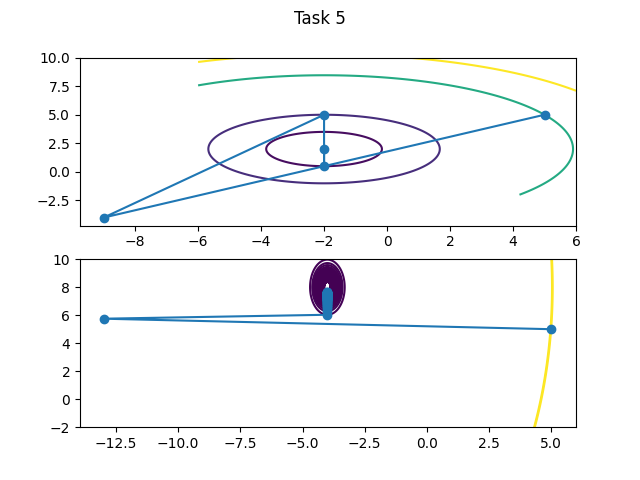

Recreate this plot in Python.
import matplotlib.pyplot as plt
import numpy as np


def gradient_descent(grad, start_point, step_func):
    eps = 1e-5
    epoch = 100
    point = np.array(start_point)

    points = np.array([point])

    for i in range(1, epoch):
        vector = grad(point)
        next_point = point - step_func(i) * np.array(vector)
        distance = np.linalg.norm(point - next_point)

        if distance < eps:
            return points

        point = next_point
        points = np.append(points, [point], axis=0)
    return points


exp_step_func = (lambda iter: 1 / (1 + iter // 2))

f1 = (lambda xs: (xs[0] + 2) ** 2 + 1.5 * (xs[1] - 2) ** 2)
grad1 = (lambda xs: np.array([2 * (xs[0] + 2), 3 * (xs[1] - 2)]))

f2 = (lambda xs: 4 * (xs[0] / 2 + 2) ** 2 + 2 * (xs[1] / 4 - 2) ** 2)
grad2 = (lambda xs: np.array([4 * (xs[0] / 2 + 2), 1 * (xs[1] / 4 - 2)]))

fig, axs = plt.subplots(2)
fig.suptitle('Task 5')
tX = np.linspace(-6, 6, 1000)
tY = np.linspace(-2, 10, 1000)
X, Y = np.meshgrid(tX, tY)

points1 = gradient_descent(grad1, [5, 5], exp_step_func)
axs[0].plot(points1[:, 0], points1[:, 1], 'o-')
axs[0].contour(X, Y, f1([X, Y]), levels=sorted([f1(p) for p in points1]))

points2 = gradient_descent(grad2, [5, 5], exp_step_func)
axs[1].plot(points2[:, 0], points2[:, 1], 'o-')
axs[1].contour(X, Y, f2([X, Y]), levels=sorted([f2(p) for p in points2]))

plt.savefig('task5.png')
